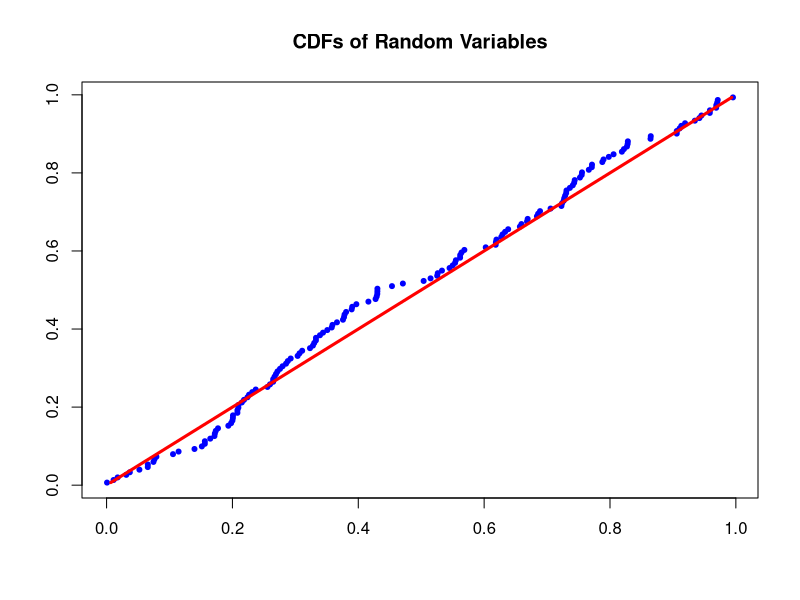

Write R code to recreate this figure.
rm(list = ls(all = TRUE))
#setwd("C:/...")

#install.packages("evd")
library(evd)

set.seed(123)
n    = 150
xf1  = rgumbel(n)
xf   = sort(xf1)
t    = c(1:n)/(n + 1)
dat  = cbind(pgumbel(xf), t)
dat2 = cbind(t, t)

plot(dat, col = "blue", pch = 20, xlab = "", ylab = "", main = "CDFs of Random Variables") 
lines(dat2, col = "red", lwd = 3)
